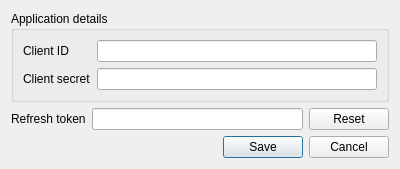
<?xml version="1.0" encoding="UTF-8"?>
<ui version="4.0">
 <class>OptionsDialog</class>
 <widget class="QDialog" name="OptionsDialog">
  <property name="geometry">
   <rect>
    <x>0</x>
    <y>0</y>
    <width>400</width>
    <height>156</height>
   </rect>
  </property>
  <property name="windowTitle">
   <string>Options</string>
  </property>
  <layout class="QVBoxLayout" name="verticalLayout">
   <item>
    <widget class="QGroupBox" name="groupBox">
     <property name="sizePolicy">
      <sizepolicy hsizetype="Preferred" vsizetype="Fixed">
       <horstretch>0</horstretch>
       <verstretch>0</verstretch>
      </sizepolicy>
     </property>
     <property name="title">
      <string>Application details</string>
     </property>
     <layout class="QFormLayout" name="formLayout">
      <item row="0" column="0">
       <widget class="QLabel" name="label">
        <property name="text">
         <string>Client ID</string>
        </property>
       </widget>
      </item>
      <item row="0" column="1">
       <widget class="QLineEdit" name="clientIdEdit"/>
      </item>
      <item row="1" column="0">
       <widget class="QLabel" name="label_2">
        <property name="text">
         <string>Client secret</string>
        </property>
       </widget>
      </item>
      <item row="1" column="1">
       <widget class="QLineEdit" name="clientSecretEdit"/>
      </item>
     </layout>
    </widget>
   </item>
   <item>
    <layout class="QFormLayout" name="formLayout_2">
     <item row="0" column="0">
      <widget class="QLabel" name="label_3">
       <property name="text">
        <string>Refresh token</string>
       </property>
      </widget>
     </item>
     <item row="0" column="1">
      <layout class="QHBoxLayout" name="horizontalLayout">
       <item>
        <widget class="QLineEdit" name="refreshTokenEdit"/>
       </item>
       <item>
        <widget class="QPushButton" name="pushButton">
         <property name="text">
          <string>Reset</string>
         </property>
        </widget>
       </item>
      </layout>
     </item>
    </layout>
   </item>
   <item>
    <widget class="QDialogButtonBox" name="buttonBox">
     <property name="standardButtons">
      <set>QDialogButtonBox::Cancel|QDialogButtonBox::Save</set>
     </property>
    </widget>
   </item>
  </layout>
 </widget>
 <tabstops>
  <tabstop>clientIdEdit</tabstop>
  <tabstop>clientSecretEdit</tabstop>
  <tabstop>refreshTokenEdit</tabstop>
  <tabstop>buttonBox</tabstop>
 </tabstops>
 <resources/>
 <connections>
  <connection>
   <sender>buttonBox</sender>
   <signal>accepted()</signal>
   <receiver>OptionsDialog</receiver>
   <slot>accept()</slot>
   <hints>
    <hint type="sourcelabel">
     <x>169</x>
     <y>148</y>
    </hint>
    <hint type="destinationlabel">
     <x>157</x>
     <y>152</y>
    </hint>
   </hints>
  </connection>
  <connection>
   <sender>buttonBox</sender>
   <signal>rejected()</signal>
   <receiver>OptionsDialog</receiver>
   <slot>reject()</slot>
   <hints>
    <hint type="sourcelabel">
     <x>169</x>
     <y>148</y>
    </hint>
    <hint type="destinationlabel">
     <x>286</x>
     <y>152</y>
    </hint>
   </hints>
  </connection>
  <connection>
   <sender>pushButton</sender>
   <signal>clicked()</signal>
   <receiver>refreshTokenEdit</receiver>
   <slot>clear()</slot>
   <hints>
    <hint type="sourcelabel">
     <x>296</x>
     <y>116</y>
    </hint>
    <hint type="destinationlabel">
     <x>227</x>
     <y>107</y>
    </hint>
   </hints>
  </connection>
 </connections>
</ui>
